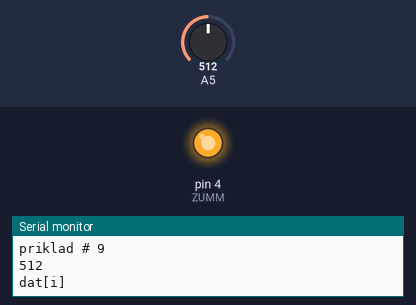
Recording of a sketch running on a simulated Arduino Uno, built with avr-gcc and run on an emulated ATmega328P. Parts: output pins drawn as LEDs (lit = HIGH), the last lines printed to the serial monitor. The test bench sets the inputs (shaded band); at power-on: A5 = 512. No radio packets arrive unless stated.

Above: at 1.1 s.
At 4.4 s:
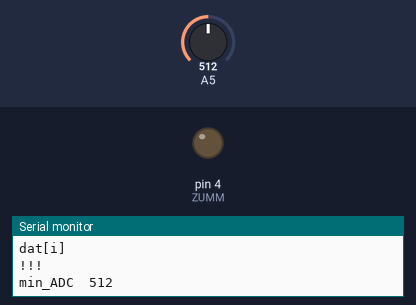
4.5 s: A5 set to 578
6.0 s: A5 set to 605
Timing chart, 0 to 9.0 s (numbered marks = the images above; inputs shaded):
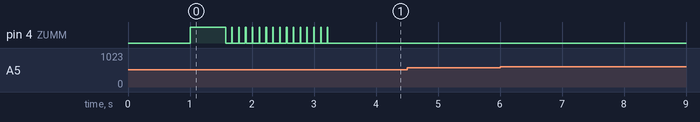

The sketch:

priklad_ADC_milez_new_couint.ino
```cpp
#include <IRremote.h>
#include <IRremoteInt.h>
#include <nRF24L01.h>
#include <printf.h>
#include <RF24.h>
#include <RF24_config.h>
#include <SPI.h>

#define shot_long 1000                          //время режима "выстрел"
#define muNumber 0xa9                    //номер комплекта
#define fail 160                                 //служебное значение - "Поражен"
#define rosed 255                                 //служебное значение - "Готов к бою"
#define ZUMM 4
#define vibkik 7
uint16_t max_blink;
unsigned long timer_last;
uint64_t chanel_pr = 111111111 + muNumber;
//uint64_t chanel_pr_servise = 111222111+ muNumber;
bool trig = true;
bool trig1 = false;
bool trig2 = false;
uint16_t maxTrig = 0;
uint16_t minTrig = 0;
uint16_t temp;
IRsend irsend;
RF24 radio(9,10);

void setup() {
   uint16_t dat[1023];
   uint16_t i = 0;
   //radio.powerDown();
   //delay(10000);
   //radio.powerUp();
   pinMode(ZUMM ,OUTPUT); // зуммер на пине 2
   pinMode(vibkik ,INPUT);
   radio.begin();                             //включение радиомодуля
   radio.setPALevel(RF24_PA_LOW);
   radio.openReadingPipe(1,chanel_pr);
   radio.startListening();
   Serial.begin(9600);
   Serial.println("hi");
   i= muNumber;
   Serial.print("priklad # ");
   Serial.println(int(i - 0xa0),DEC);

    delay(1000);
   minTrig = analogRead(5);
  // radio.stopListening();
  // radio.openWritePipe(chanel_pr_servise);
   while (1){
         if (millis()-timer_last>999 && trig){
          //radio.write(&minTrig, sizeof(minTrig));
          timer_last= millis();
          trig=!trig;
          digitalWrite(ZUMM, HIGH);
          Serial.println(analogRead(5));
          }
        if (millis()-timer_last>50 && !trig){
          timer_last= millis();
          trig=!trig;
          digitalWrite(ZUMM, LOW);
          }
    maxTrig = analogRead(5);
    if(500 < (maxTrig )){
      digitalWrite(ZUMM,HIGH);
      Serial.println("dat[i]");
     // irsend.sendNEC(muNumber,32);
     // irsend.sendNEC(muNumber,32);
     // irsend.sendNEC(muNumber,32);
      irsend.sendNEC(0x2f,32);
      delay(500);
      digitalWrite(ZUMM, LOW);
     // maxTrig = analogRead(5);
      Serial.println("!!!");
      for(i = 0; i< 10; i++){
        delay(100);
        digitalWrite(ZUMM, HIGH);
        delay(10);
        digitalWrite(ZUMM,LOW);
      }
      break;
    }
   }
   for(i = 0; i < 5; i++)
   {
          delay(100);
          digitalWrite(ZUMM, HIGH);
          delay(10);
          digitalWrite(ZUMM,LOW);

   }
   //minTrig = maxTrig+(minTrig-maxTrig)*0.75 ;
   trig = true;
   Serial.print("min_ADC  ");
   Serial.println(maxTrig);
   //radio.startListening();
}

void loop() {
  static uint8_t data = rosed;
  temp = analogRead(5);
    if((temp >  minTrig+ 75)&&(!trig)){//.. на активное
       trig=true;
       delay(50);
       irsend.sendNEC(0xe2,14);
       Serial.println("ff");
      timer_last= millis();
    }
    if((trig)&&(millis()-timer_last>90)){
      trig = 0;
    }

  if( radio.available()){
      radio.read( &data, sizeof(data) );             // Get the payload
      Serial.println("radio av"); // Variable for the received timestamp
      Serial.println(data);
  }
  if (data == 77)
  {

    if(trig1){
    trig1 = false;
    radio.stopListening();
    Serial.println("faer");
    radio.openWritingPipe(chanel_pr);
    for(int i = 0; i< 10; i++){
    radio.write(&data,sizeof(data));
    }
    radio.startListening();
    }
   }

     if(data == fail){
     Serial.println("death");
      while(1){
        if( radio.available()){
        radio.read( &data, sizeof(data) );             // Get the payload
        }
      if(data == rosed){
        Serial.println("rosed");
        break;
      }
        // Serial.println(data);
    }
}
}
```

Measured:
- after the input at 4.5 s, every drawn part: stays the same
